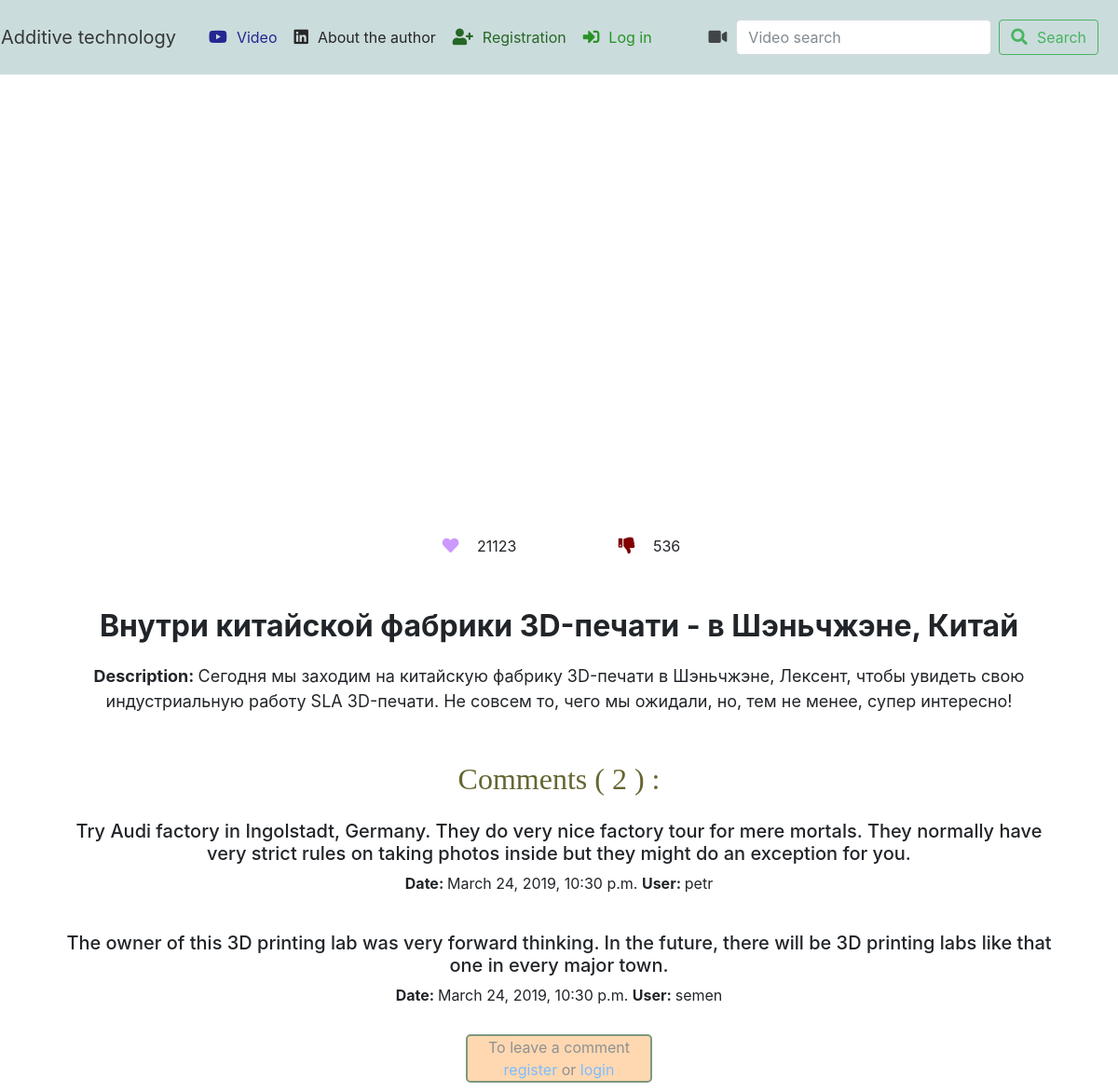
Page /video/get/5/ on the committed database.
### hello/models.py (models this page shows, shortened)
class Video(models.Model):
    class Meta():
        db_table = "Video"
    Video_url = models.URLField()
    Video_name = models.CharField(max_length=200)
    Video_description = models.TextField()
    Video_data = models.DateTimeField(auto_now_add=True)
    Video_likes = models.IntegerField(default=0)
    Video_dislikes = models.IntegerField(default=0)

class Comment(models.Model):
    class Meta():
        db_table = "Comment"
        ordering = ['-Comment_data']
    Comment_text = models.TextField(verbose_name="New comment")
    Comment_data = models.DateTimeField(auto_now_add=True)
    Comment_Video = models.ForeignKey(Video, on_delete=models.CASCADE)
    Comment_User = models.ForeignKey(User, on_delete=models.CASCADE)

### hello/views.py (the view)
def OneVideo(request, video_id):
    args = {}
    comment_form = form.CommentsForm
    args.update(csrf(request))
    args["form"] = comment_form
    args["video"] = Video.objects.get(id=video_id)
    args["Comment"] = Comment.objects.filter(Comment_Video_id=video_id)
    return render(request, "OneVideo.html", args)

### hello/templates/OneVideo.html (shortened to what this page needs)
{% extends 'MainTemplate.html' %}
{% load staticfiles %}
{% block OneVideo %}
<div class="container-fluid text-center">
    <iframe width="800" height="500" src={{ video.Video_url }} frameborder="0"
    allow="accelerometer; autoplay; encrypted-media; gyroscope; picture-in-picture" allowfullscreen>
</iframe>
<div style="padding: 20px">
    <p class="fx">
        <a href="#" id="like" name="{{ video.id }}">
            <span class="fas fa-heart">
            </span>
        </a>
        <span id="count_likes">{{ video.Video_likes }}</span>
        <a href="#" id="dislike" name="{{ video.id }}">
            <span class="fas fa-thumbs-down">
            </span>
        </a>
        <span id="count_dislikes">{{ video.Video_dislikes }}</span>
    </p>
</div>
<div style="padding: 30px">
    <p style="font-size: xx-large; font-weight: bold;">{{ video.Video_name }}</p>
    <p style="font-size: large">
        <a style="font-weight: bold">Description:   </a> {{ video.Video_description }}
    </p>
</div>
<div class="container text-center">
    <a class="fx"><font size="6" color="#666633" face="Comic Sans MS"> Comments ( {{ Comment|length }} ) : </font></a>
<br>
        {% for com in Comment %}
    <div class="container text-center" id="comment_text">
        <h5>{{ com.Comment_text }}</h5>
        <a style="font-weight: bold">Date:   </a><a>{{ com.Comment_data }}</a>
        <a style="font-weight: bold">User:   </a><a>{{ com.Comment_User }}</a>
    </div>
        {% endfor %}
</div>
</div>
{% if not user.is_authenticated %}
<div class="block1">
    <a>To leave a comment
        <a href="{% url 'registration_url' %}">register
        </a> or
        <a href="{% url 'login_url' %}">login
        </a>
    </a>
</div>
{% endif %}
{% endblock %}

### hello/templates/MainTemplate.html (shortened to what this page needs)
{% load staticfiles %}
<!DOCTYPE html>
<html lang="en">
<nav class="navbar navbar-expand-lg navbar-light bg-none">
  <a class="navbar-brand" href="">Additive technology
  </a>
<div class="collapse navbar-collapse" id="navbarNavAltMarkup">
  <div class="navbar-nav">
    <a class="nav-item nav-link btn" style="color: #000080" href="{% url 'video_all_url' %}">
      <i class="fab fa-youtube"></i>Video
    </a>
    <a class="nav-item nav-link btn" style="color: black" onclick="openNewWin('https://www.linkedin.com/in/alehcharnets/')">
      <i class="fab fa-linkedin"></i>About the author
    </a>
    {% if not user.is_authenticated %}
    <a class="nav-item nav-link btn" style="color: #004d00" href="{% url 'registration_url' %}">
      <i class="fas fa-user-plus"></i>Registration
    </a>
    {% endif %}
    {% if not user.is_authenticated %}
    <a class="nav-item nav-link btn" style="color: green" href="{% url 'login_url' %}">
      <i class="fas fa-sign-in-alt"></i>Log in
    </a>
    {% endif %}
  </div>
</div>
<form class="form-inline" action="{% url 'search_url' %}"><i class="fas fa-video"></i>
  <input class="form-control mr-sm-2" type="search" placeholder="Video search" aria-label="Search" name="search" required="">
  <button class="btn btn-outline-success my-2 my-sm-0" type="submit"><i class="fas fa-search"></i>Search</button>
</form>
</nav>
<head>
    <link rel="stylesheet" href="https://maxcdn.bootstrapcdn.com/bootstrap/4.3.1/css/bootstrap.min.css">
    <link rel="stylesheet" href="{% static 'style.css' %}" type="text/css">
    <link rel="stylesheet" href="https://use.fontawesome.com/releases/v5.7.2/css/all.css">
</head>
<body>
<br><br>
{% block OneVideo %}    {% endblock %}
</body>
</html>

### hello/static/style.css (style rules this page uses)
#dislike { padding-left: 100px; }
.fab, .fas { font-size: 110%; padding-right: 10px; }
.fas { position: relative; margin: 0 auto; }
.fa-heart:before { color: #cc99ff; padding: 5px; }
.fa-thumbs-down:before { color: #800000; padding: 5px; }
.fx { text-align: center; margin: 0 300px }
.navbar { background: #c2d6d6; opacity: 0.85; width: 100%; position: fixed; padding: 1px; }
.navbar div { margin: 5px 5px; }
.form-inline { top: 5px; right: 5px; }
iframe { padding-top: 40px; }
form { text-align: center; padding: 20px; }
.block1 { margin: 10px auto; opacity: 0.5; width: 200px; height: auto; text-align: center; background: #ffb366; border: 2px solid #003300; border-radius: 5px; font-size: medium; }
#comment_text { display: inline-block; clear:both; padding: 20px; }
a { text-decoration: none; }

### rows in the picture
Video: Video_likes "21123", Video_dislikes "536", Video_name "Внутри китайской фабрики 3D-печати - в Шэньчжэне, Китай", Video_description "Сегодня мы заходим на китайскую фабрику 3D-печати в Шэньчжэне, Лексент, чтобы увидеть свою индустриальную работу SLA 3D-печати. Не совсем то, чего мы ожидали, но, тем не менее, супер интересно!"
Comment: Comment_text "Try Audi factory in Ingolstadt, Germany. They do very nice factory tour for mere mortals. They normally have very strict rules on taking photos inside but they might do an exception for you.", Comment_data "March 24, 2019, 10:30 p.m.", Comment_User "petr"
Comment: Comment_text "The owner of this 3D printing lab was very forward thinking. In the future, there will be 3D printing labs like that one in every major town.", Comment_data "March 24, 2019, 10:30 p.m.", Comment_User "semen"

### other values in the picture
{{ Comment|length }} "2"
